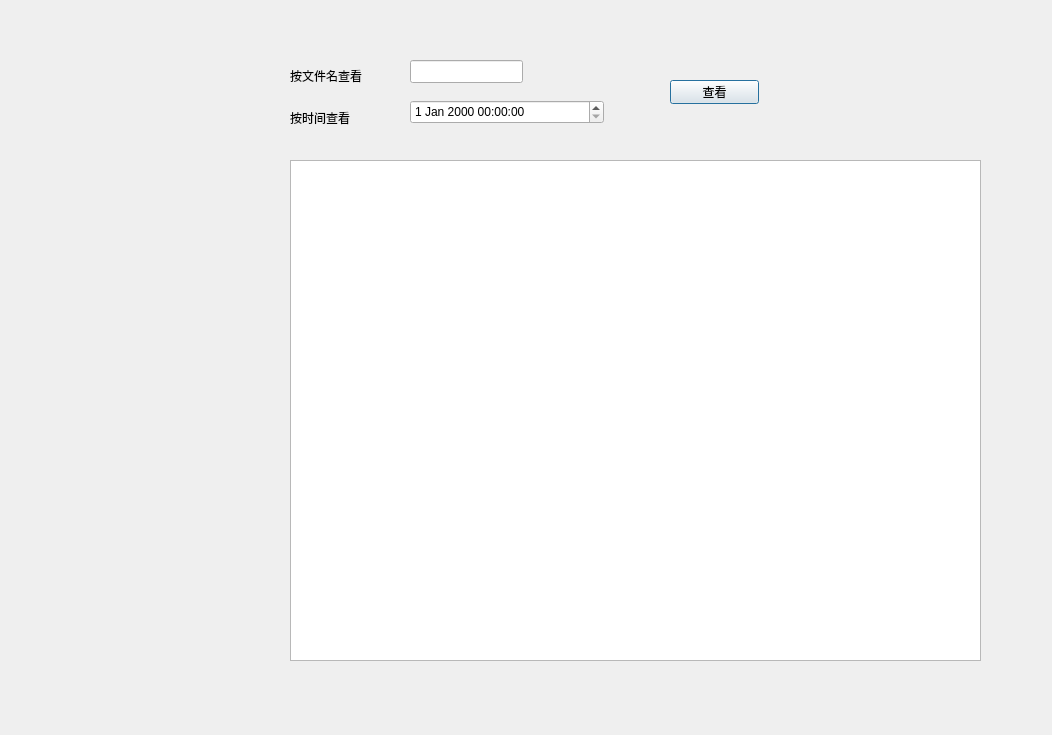
<?xml version="1.0" encoding="UTF-8"?>
<ui version="4.0">
 <class>SaleLog</class>
 <widget class="QDialog" name="SaleLog">
  <property name="geometry">
   <rect>
    <x>0</x>
    <y>0</y>
    <width>1052</width>
    <height>735</height>
   </rect>
  </property>
  <property name="windowTitle">
   <string>Dialog</string>
  </property>
  <widget class="QDateTimeEdit" name="dateTimeEdit">
   <property name="geometry">
    <rect>
     <x>410</x>
     <y>100</y>
     <width>194</width>
     <height>24</height>
    </rect>
   </property>
  </widget>
  <widget class="QLabel" name="label">
   <property name="geometry">
    <rect>
     <x>290</x>
     <y>110</y>
     <width>101</width>
     <height>16</height>
    </rect>
   </property>
   <property name="text">
    <string>按时间查看</string>
   </property>
  </widget>
  <widget class="QTextEdit" name="textEdit">
   <property name="geometry">
    <rect>
     <x>290</x>
     <y>160</y>
     <width>691</width>
     <height>501</height>
    </rect>
   </property>
  </widget>
  <widget class="QLabel" name="label_2">
   <property name="geometry">
    <rect>
     <x>290</x>
     <y>60</y>
     <width>121</width>
     <height>31</height>
    </rect>
   </property>
   <property name="text">
    <string>按文件名查看</string>
   </property>
  </widget>
  <widget class="QLineEdit" name="filename">
   <property name="geometry">
    <rect>
     <x>410</x>
     <y>60</y>
     <width>113</width>
     <height>23</height>
    </rect>
   </property>
  </widget>
  <widget class="QPushButton" name="pushButton">
   <property name="geometry">
    <rect>
     <x>670</x>
     <y>80</y>
     <width>89</width>
     <height>24</height>
    </rect>
   </property>
   <property name="text">
    <string>查看</string>
   </property>
  </widget>
 </widget>
 <resources/>
 <connections/>
</ui>
